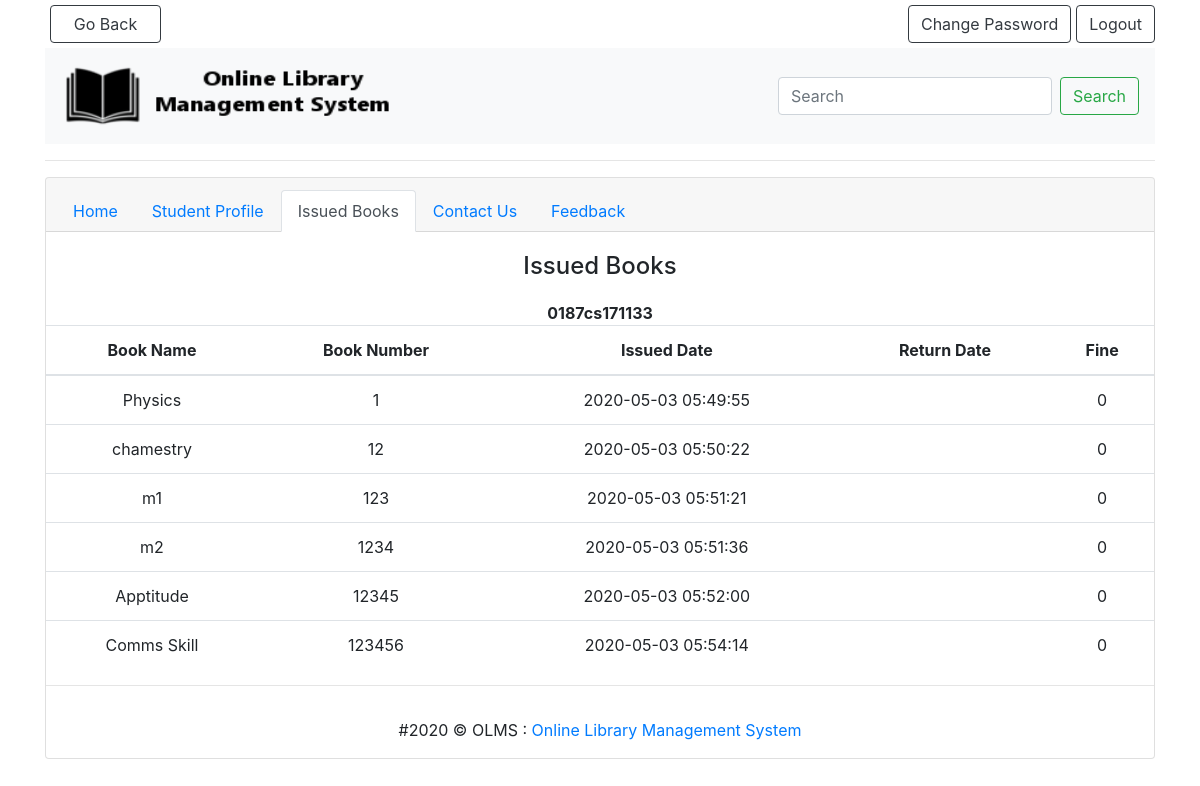
Page /issued_books.php (signed in) on the committed database.
### tables this page shows
CREATE TABLE `tbl_books` (
  `BookName` varchar(200) DEFAULT NULL,
  `CatId` int(12) DEFAULT NULL,
  `AuthorId` int(12) DEFAULT NULL,
  `BookNumber` int(12) NOT NULL,
  `RegDate` timestamp NULL DEFAULT CURRENT_TIMESTAMP,
  `UpdateDate` timestamp NULL DEFAULT NULL ON UPDATE CURRENT_TIMESTAMP,
  `Status` int(1) DEFAULT NULL
);

CREATE TABLE `tbl_issuedbookdetails` (
  `BookId` int(12) NOT NULL,
  `StudentId` varchar(12) NOT NULL,
  `IssuedDate` timestamp NULL DEFAULT CURRENT_TIMESTAMP,
  `LastUpdate` timestamp NULL DEFAULT NULL ON UPDATE CURRENT_TIMESTAMP,
  `ReturnDate` varchar(100) NOT NULL,
  `ReturnStatus` int(1) DEFAULT NULL,
  `Fine` int(12) DEFAULT NULL
);

### issued_books.php (the view, shortened to what this page needs)
<!DOCTYPE html>
<html>
<head>
</head>
<body>
<div class="container">
		<div>
  				<?php
  				include 'includes/header.php';
  				?>
		</div>
		<hr>
<div>
<div class="card text-center">
  <div class="card-header">
    <ul class="nav nav-tabs card-header-tabs">
      <li class="nav-item">
        <a class="nav-link" href="dashboard.php">Home</a>
      </li>
      <li class="nav-item">
        <a class="nav-link" href="student_profile.php">Student Profile</a>
      </li>
      <li class="nav-item">
        <a class="nav-link active" href="#">Issued Books</a>
      </li>
      <li class="nav-item">
        <a class="nav-link" href="contact.php">Contact Us</a>
      </li>
      <li class="nav-item">
        <a class="nav-link" href="feedback.php">Feedback</a>
      </li>
    </ul>
  </div>
		<div class="addcategory">
			<div>
				<h4 style="margin: 20px;">Issued Books</h4>
			</div>
			<div class="table-responsive">
                <table class="table m-0 table-colored-bordered table-bordered-primary">
                    <thead>
                     <tr>
                        <th>Book Name</th>
                        <th>Book Number</th>
                        <th>Issued Date</th>
                        <th>Return Date</th>
                        <th>Fine</th>
                     </tr>
                    </thead>
                    <tbody>
                      <?php
    include('includes/connection.php');
     $uname=$_SESSION['uname'];
     echo "<b>$uname</b>";
                        $query=mysqli_query($con,"SELECT * from  tbl_books INNER JOIN tbl_issuedbookdetails ON tbl_issuedbookdetails.BookId = tbl_books.BookNumber INNER JOIN tbl_student ON tbl_student.StudentId = tbl_issuedbookdetails.StudentId where tbl_issuedbookdetails.ReturnStatus=1 AND tbl_student.Status=1 AND tbl_issuedbookdetails.StudentId='$uname'");
                        while($row=mysqli_fetch_array($query))
                        {
                        ?>
                        <tr>
                            <td><?php echo htmlentities($row['BookName']);?></td>
                            <td><?php echo htmlentities($row['BookNumber']);?></td>
                            <td><?php echo htmlentities($row['IssuedDate']);?></td>
                            <td><?php echo htmlentities($row['ReturnDate']);?></td>
                            <td><?php echo htmlentities($row['Fine']);?></td>
                        </tr>
                        <?php
                        } ?>
                    </tbody>
                </table>
        	</div>
          <hr />
          <div> <?php include('includes/footer.php');?></div>
</div>
</div>
</body>
</html>

### includes/header.php (shortened to what this page needs)
<!DOCTYPE html>
<html>
<head>
	<link rel="stylesheet" type="text/css" href="css/bootstrap.min.css">
</head>
<body>
	<div class="logout" style="float: right;">
		<a href="logout.php" class="btn btn-outline-dark btn-block" id="text">Logout</a>
	</div>
	<div style="float: right; margin-right: 5px ">
		<a href="uchange_password.php" class="btn btn-outline-dark btn-block" id="text">Change Password</a>
	</div>
	<div style="width: 10%; margin: 5px;">
		<a href="dashboard.php" class="btn btn-outline-dark btn-block" id="text">Go Back</a>
	</div>
<nav class="navbar navbar-light bg-light">
<div>
  <a class="navbar-brand" href="dashboard.php">
    <img src="images/a.png" width="350" height="70" class="d-inline-block align-top" alt="">
  </a>
</div>
<div>
	<form class="form-inline my-2 my-lg-0">
      <input class="form-control mr-sm-2" type="search" placeholder="Search" aria-label="Search">
      <button class="btn btn-outline-success my-2 my-sm-0" type="submit">Search</button>
    </form>
</div>
</nav>
</body>
</html>

### includes/footer.php (shortened to what this page needs)
<!DOCTYPE html>
<html>
<head>
  <link rel="stylesheet" type="text/css" href="css/bootstrap.min.css">
</head>
<body>
<footer class="page-footer font-small blue">
  <div class="footer-copyright text-center py-3">#2020 &copy; OLMS :
    <a href="#" style="text-decoration: none;"> Online Library Management System</a>
  </div>
</footer>
</body>
</html>

### includes/header.php (style rules this page uses)
.logout { text-align:right; font-size:25px; text-decoration: none; }

### rows in the picture
tbl_books: BookName "Physics", BookNumber "1", tbl_issuedbookdetails.IssuedDate "2020-05-03 05:49:55", tbl_issuedbookdetails.Fine "0"
tbl_books: BookName "chamestry", BookNumber "12", tbl_issuedbookdetails.IssuedDate "2020-05-03 05:50:22", tbl_issuedbookdetails.Fine "0"
tbl_books: BookName "m1", BookNumber "123", tbl_issuedbookdetails.IssuedDate "2020-05-03 05:51:21", tbl_issuedbookdetails.Fine "0"
tbl_books: BookName "m2", BookNumber "1234", tbl_issuedbookdetails.IssuedDate "2020-05-03 05:51:36", tbl_issuedbookdetails.Fine "0"
tbl_books: BookName "Apptitude", BookNumber "12345", tbl_issuedbookdetails.IssuedDate "2020-05-03 05:52:00", tbl_issuedbookdetails.Fine "0"
tbl_books: BookName "Comms Skill", BookNumber "123456", tbl_issuedbookdetails.IssuedDate "2020-05-03 05:54:14", tbl_issuedbookdetails.Fine "0"

### other values in the picture
$uname "0187cs171133"
